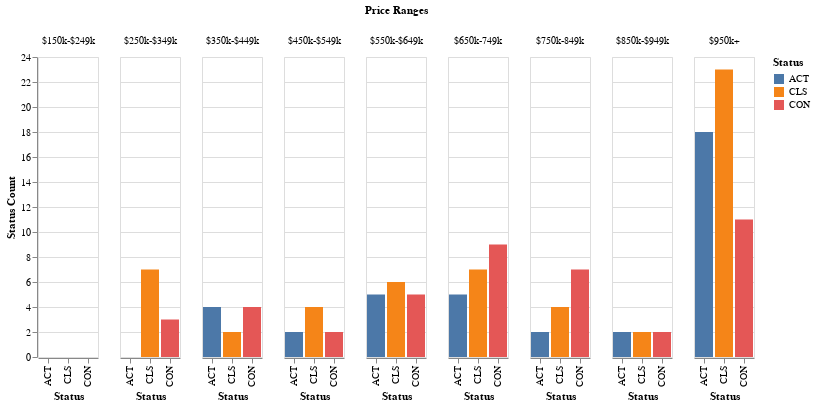

Notebook source saved alongside this figure:
### Code cell
import altair as alt
# from altair_save import save

last_month_count = df_last_30[['Cat','price_range','price']].groupby(['Cat','price_range']).count()
last_month_count.reset_index(level=0, inplace=True)
last_month_count.reset_index(level=0, inplace=True)

last_month_count = last_month_count.rename(columns={'price_range':'Price Ranges',
                                                    'Cat':'Status',
                                                    'price':'Status Count'}) 
source = last_month_count

alt.Chart(source).mark_bar().encode(
    x='Status:O',
    y='Status Count:Q',
    color='Status:N',
    column='Price Ranges:N'
)

### Figure 1 — Vega-Lite specification as saved in the notebook (floating-point values rounded to 4 significant figures)
{"config": {"view": {"continuousWidth": 400, "continuousHeight": 300}}, "data": {"name": "data-dc8ea4c91b89c3591e61ddc6fc7b2d27"}, "mark": "bar", "encoding": {"color": {"field": "Status", "type": "nominal"}, "column": {"field": "Price Ranges", "type": "nominal"}, "x": {"field": "Status", "type": "ordinal"}, "y": {"field": "Status Count", "type": "quantitative"}}, "$schema": "https://vega.github.io/schema/vega-lite/v4.17.0.json", "datasets": {"data-dc8ea4c91b89c3591e61ddc6fc7b2d27": [{"Price Ranges": "$150k-$249k", "Status": "ACT", "Status Count": 0}, {"Price Ranges": "$250k-$349k", "Status": "ACT", "Status Count": 0}, {"Price Ranges": "$350k-$449k", "Status": "ACT", "Status Count": 4}, {"Price Ranges": "$450k-$549k", "Status": "ACT", "Status Count": 2}, {"Price Ranges": "$550k-$649k", "Status": "ACT", "Status Count": 5}, {"Price Ranges": "$650k-749k", "Status": "ACT", "Status Count": 5}, {"Price Ranges": "$750k-849k", "Status": "ACT", "Status Count": 2}, {"Price Ranges": "$850k-$949k", "Status": "ACT", "Status Count": 2}, {"Price Ranges": "$950k+", "Status": "ACT", "Status Count": 18}, {"Price Ranges": "$150k-$249k", "Status": "CLS", "Status Count": 0}, {"Price Ranges": "$250k-$349k", "Status": "CLS", "Status Count": 7}, {"Price Ranges": "$350k-$449k", "Status": "CLS", "Status Count": 2}, {"Price Ranges": "$450k-$549k", "Status": "CLS", "Status Count": 4}, {"Price Ranges": "$550k-$649k", "Status": "CLS", "Status Count": 6}, {"Price Ranges": "$650k-749k", "Status": "CLS", "Status Count": 7}, {"Price Ranges": "$750k-849k", "Status": "CLS", "Status Count": 4}, {"Price Ranges": "$850k-$949k", "Status": "CLS", "Status Count": 2}, {"Price Ranges": "$950k+", "Status": "CLS", "Status Count": 23}, {"Price Ranges": "$150k-$249k", "Status": "CON", "Status Count": 0}, {"Price Ranges": "$250k-$349k", "Status": "CON", "Status Count": 3}, {"Price Ranges": "$350k-$449k", "Status": "CON", "Status Count": 4}, {"Price Ranges": "$450k-$549k", "Status": "CON", "Status Count": 2}, {"Price Ranges": "$550k-$649k", "Status": "CON", "Status Count": 5}, {"Price Ranges": "$650k-749k", "Status": "CON", "Status Count": 9}, {"Price Ranges": "$750k-849k", "Status": "CON", "Status Count": 7}, {"Price Ranges": "$850k-$949k", "Status": "CON", "Status Count": 2}, {"Price Ranges": "$950k+", "Status": "CON", "Status Count": 11}]}}
